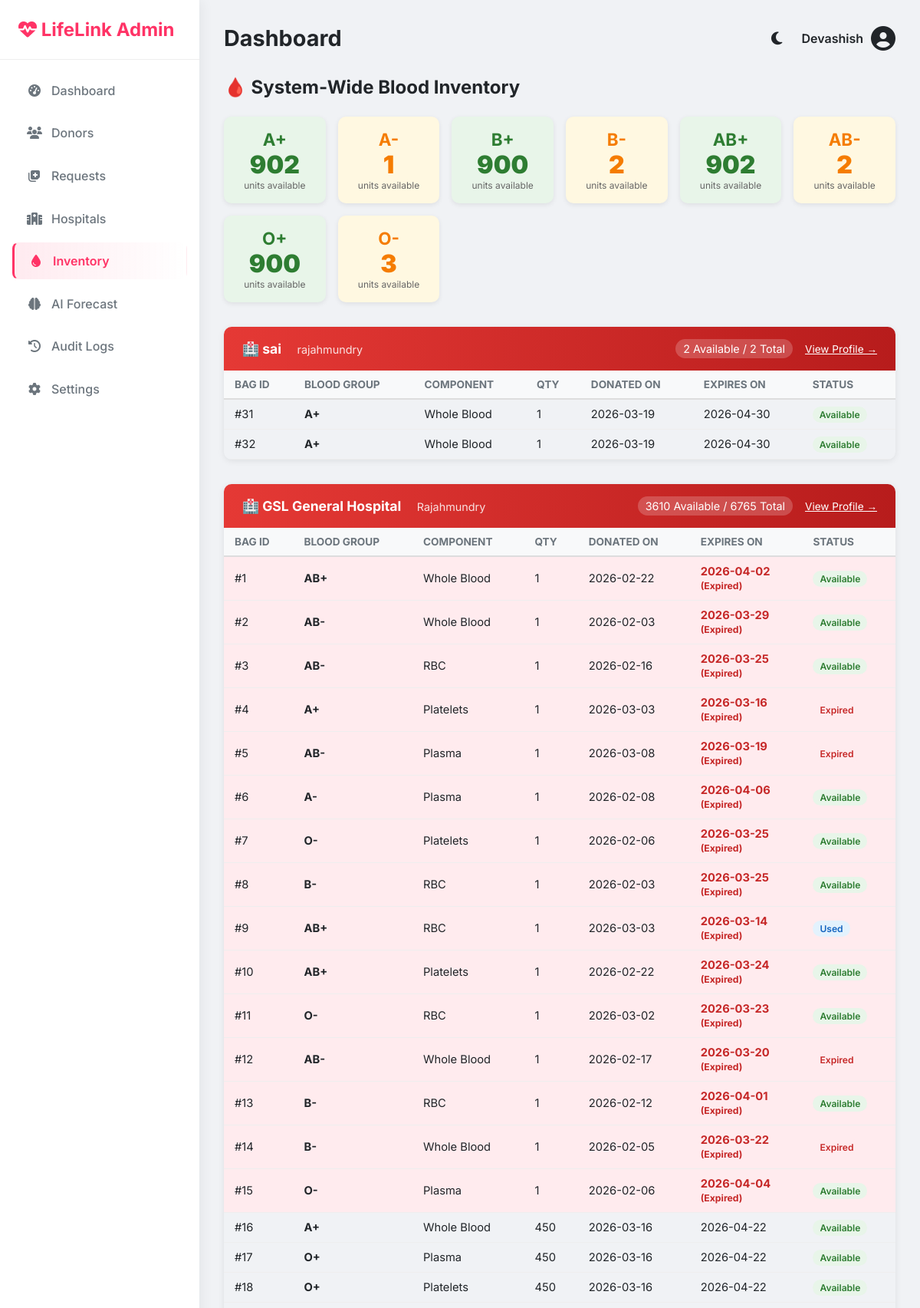
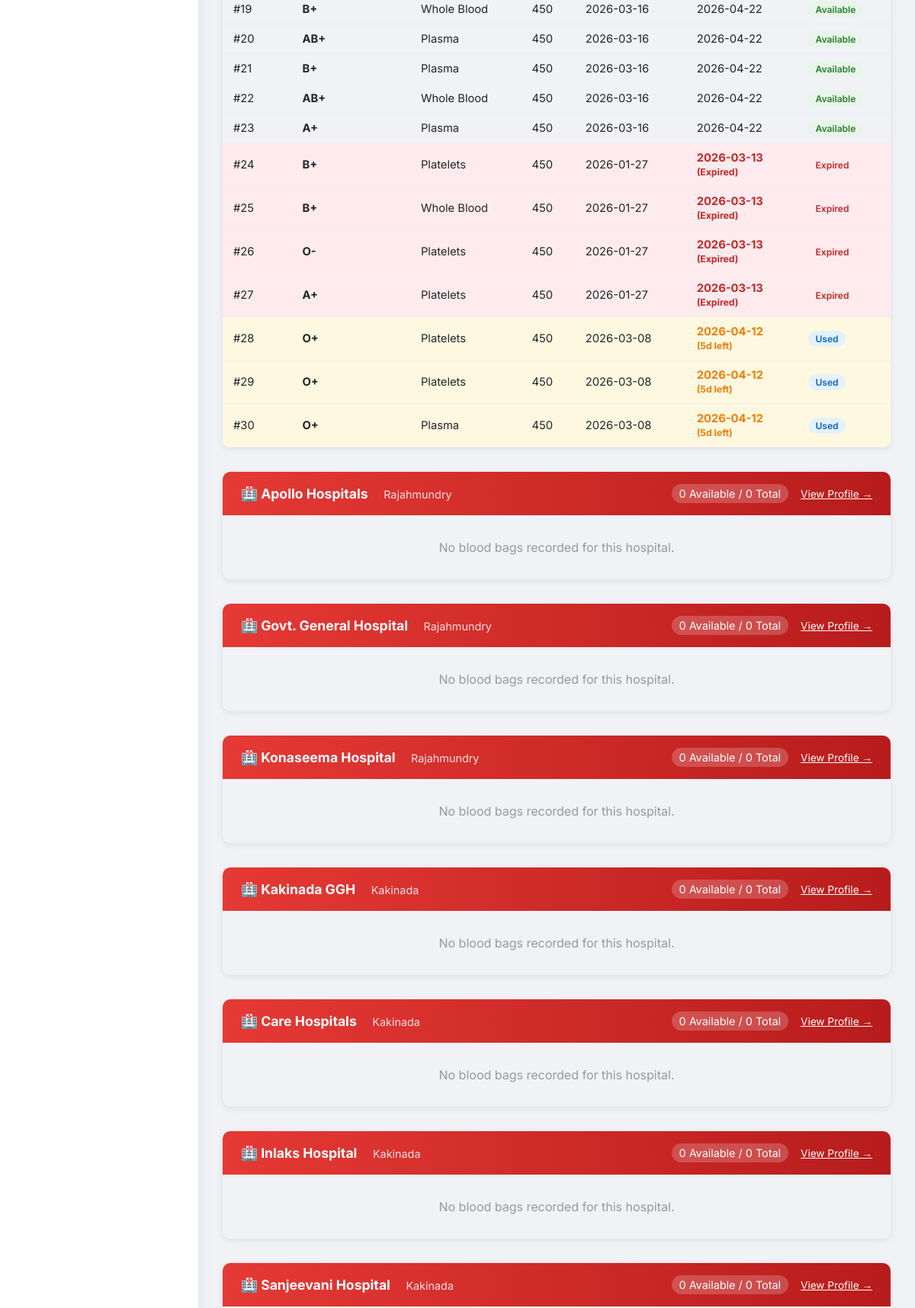
Screenshot of /admin/inventory (signed in, upper part) with the database file from the repository (2 pictures, top to bottom).
### models.py (models this page shows, shortened)
class Admin(UserMixin, db.Model):
    __tablename__ = 'admins'
    id = db.Column(db.Integer, primary_key=True)
    username = db.Column(db.String(50), unique=True, nullable=False)
    password_hash = db.Column(db.String(200), nullable=False)
    role = db.Column(db.String(20), default='SuperAdmin')

class Hospital(UserMixin, db.Model):
    __tablename__ = 'hospitals'
    id = db.Column(db.Integer, primary_key=True)
    name = db.Column(db.String(100), nullable=False)
    email = db.Column(db.String(100), unique=True, nullable=True)
    password_hash = db.Column(db.String(200), nullable=True)
    city = db.Column(db.String(50), nullable=False)
    address = db.Column(db.String(255), nullable=False)
    mobile_number = db.Column(db.String(20), unique=True, nullable=False)
    latitude = db.Column(db.Float, nullable=True)
    longitude = db.Column(db.Float, nullable=True)
    blood_stock = db.Column(db.JSON, default={})
    is_approved = db.Column(db.Boolean, default=True)

class BloodBag(db.Model):
    __tablename__ = 'blood_bags'
    id = db.Column(db.Integer, primary_key=True)
    hospital_id = db.Column(db.Integer, db.ForeignKey('hospitals.id'), nullable=False)
    blood_group = db.Column(db.String(5), nullable=False)
    component_type = db.Column(db.String(50), nullable=False)
    quantity = db.Column(db.Integer, default=1)
    donation_date = db.Column(db.Date, nullable=False)
    expiry_date = db.Column(db.Date, nullable=False)
    status = db.Column(db.String(20), default='Available')

### app.py (the view)
@app.route('/admin/inventory')
@login_required
def admin_inventory():
    if not isinstance(current_user, Admin): return "Unauthorized", 403
    hospitals = Hospital.query.filter_by(is_approved=True).all()
    hospital_inventory = []
    stock_summary = {}
    today = date.today()
    for h in hospitals:
        bags = BloodBag.query.filter_by(hospital_id=h.id).all()
        for bag in bags:
            exp_d = bag.expiry_date.date() if isinstance(bag.expiry_date, datetime) else bag.expiry_date
            bag.days_to_expiry = (exp_d - today).days if exp_d else None
        available = [b for b in bags if b.status == 'Available']
        for b in available:
            stock_summary[b.blood_group] = stock_summary.get(b.blood_group, 0) + b.quantity
        hospital_inventory.append({
            'hospital': h,
            'bags': bags,
            'available_count': sum(b.quantity for b in available),
            'total_count': sum(b.quantity for b in bags)
        })
    return render_template('admin/inventory.html',
                           hospital_inventory=hospital_inventory,
                           stock_summary=stock_summary)

### app.py (called while the page is built, shortened)
@app.after_request
def add_header(response):
    response.headers['Cache-Control'] = 'no-store, no-cache, must-revalidate, post-check=0, pre-check=0, max-age=0'
    response.headers['Pragma'] = 'no-cache'
    response.headers['Expires'] = '-1'
    return response

@login_manager.user_loader
def load_user(user_id):
    if user_id.startswith('admin_'):
        try:
            uid = int(user_id.split('_')[1])
            return db.session.get(Admin, uid)
        except (IndexError, ValueError):
            return None

@app.context_processor
def inject_translations():
    lang = session.get('lang', 'en')
    def _t(key, **kwargs):
        text = TRANSLATIONS.get(lang, TRANSLATIONS['en']).get(key, key)
        for k, v in kwargs.items():
            text = text.replace(f"{{{k}}}", str(v))
        return text
    return dict(_=_t, current_lang=lang, datetime=datetime)

@app.before_request
def run_background_tasks():
    if not request.path.startswith('/static'):
        try:
            update_request_statuses()
            send_eligibility_reminders()
        except:
            pass # Keep app stable if DB is not ready

def update_request_statuses():
    try:
        now = datetime.utcnow()
        expiry_threshold = now - timedelta(hours=24)
        expired_reqs = BloodRequest.query.filter(
            BloodRequest.status == 'Pending',
            BloodRequest.created_at <= expiry_threshold
        ).all()
        for req in expired_reqs:
            req.status = 'Expired'
        expired_broadcasts = HospitalBroadcast.query.filter(
            HospitalBroadcast.status == 'Active',
            HospitalBroadcast.created_at <= expiry_threshold
        ).all()
        for b in expired_broadcasts:
            b.status = 'Expired'
        db.session.commit()
    except Exception as e:
        print(f"Error updating request statuses: {e}")
        db.session.rollback()

def send_eligibility_reminders():
    try:
        now = date.today()
        donors = User.query.filter_by(is_available=False).all()
        for donor in donors:
            if donor.last_donation_date:
                gap = (now - donor.last_donation_date).days
        db.session.commit()
    except:
        db.session.rollback()

### templates/admin/inventory.html
{% extends 'admin/base.html' %}
{% block content %}
<h2 style="margin-bottom: 1.5rem;">🩸 System-Wide Blood Inventory</h2>
<div style="display: grid; grid-template-columns: repeat(auto-fill, minmax(130px, 1fr)); gap: 1rem; margin-bottom: 2rem;">
    {% for bg in ['A+', 'A-', 'B+', 'B-', 'AB+', 'AB-', 'O+', 'O-'] %}
    {% set qty = stock_summary.get(bg, 0) %}
    <div style="background: {% if qty == 0 %}#ffebee{% elif qty < 5 %}#fff8e1{% else %}#e8f5e9{% endif %}; padding: 1rem; border-radius: 10px; text-align: center; box-shadow: 0 2px 6px rgba(0,0,0,0.08);">
        <div style="font-size: 1.4rem; font-weight: bold; color: {% if qty == 0 %}#c62828{% elif qty < 5 %}#f57c00{% else %}#2e7d32{% endif %};">{{ bg }}</div>
        <div style="font-size: 2rem; font-weight: 900; color: {% if qty == 0 %}#c62828{% elif qty < 5 %}#f57c00{% else %}#2e7d32{% endif %};">{{ qty }}</div>
        <div style="font-size: 0.75rem; color: #666;">units available</div>
    </div>
    {% endfor %}
</div>
{% for item in hospital_inventory %}
{% set h = item.hospital %}
{% set bags = item.bags %}
<div style="background: var(--surface); border-radius: 10px; box-shadow: 0 2px 8px rgba(0,0,0,0.08); margin-bottom: 2rem; overflow: hidden;">
    <div style="padding: 1rem 1.5rem; background: linear-gradient(90deg, #e53935, #b71c1c); color: white; display: flex; justify-content: space-between; align-items: center;">
        <div>
            <strong style="font-size: 1.1rem;">🏥 {{ h.name }}</strong>
            <span style="margin-left: 1rem; font-size: 0.9rem; opacity: 0.85;">{{ h.city }}</span>
        </div>
        <div style="display: flex; gap: 1rem; align-items: center; font-size: 0.9rem;">
            <span style="background: rgba(255,255,255,0.2); padding: 4px 10px; border-radius: 20px;">
                {{ item.available_count }} Available / {{ item.total_count }} Total
            </span>
            <a href="{{ url_for('admin_hospital_profile', hospital_id=h.id) }}" style="color: white; font-size: 0.85rem; text-decoration: underline;">View Profile →</a>
        </div>
    </div>
    {% if bags %}
    <div style="overflow-x: auto;">
        <table style="width: 100%; border-collapse: collapse; font-size: 0.92rem;">
            <thead style="background: #f8f9fa;">
                <tr>
                    <th style="padding: 10px 14px; text-align: left; border-bottom: 2px solid #ddd;">Bag ID</th>
                    <th style="padding: 10px 14px; text-align: left; border-bottom: 2px solid #ddd;">Blood Group</th>
                    <th style="padding: 10px 14px; text-align: left; border-bottom: 2px solid #ddd;">Component</th>
                    <th style="padding: 10px 14px; text-align: left; border-bottom: 2px solid #ddd;">Qty</th>
                    <th style="padding: 10px 14px; text-align: left; border-bottom: 2px solid #ddd;">Donated On</th>
                    <th style="padding: 10px 14px; text-align: left; border-bottom: 2px solid #ddd;">Expires On</th>
                    <th style="padding: 10px 14px; text-align: left; border-bottom: 2px solid #ddd;">Status</th>
                </tr>
            </thead>
            <tbody>
                {% for bag in bags %}
                <tr style="border-bottom: 1px solid #eee; background: {% if bag.days_to_expiry is not none and bag.days_to_expiry < 0 %}#ffebee{% elif bag.days_to_expiry is not none and bag.days_to_expiry <= 7 %}#fff8e1{% else %}transparent{% endif %};">
                    <td style="padding: 10px 14px;">#{{ bag.id }}</td>
                    <td style="padding: 10px 14px;"><strong>{{ bag.blood_group }}</strong></td>
                    <td style="padding: 10px 14px;">{{ bag.component_type }}</td>
                    <td style="padding: 10px 14px;">{{ bag.quantity }}</td>
                    <td style="padding: 10px 14px;">{{ bag.donation_date }}</td>
                    <td style="padding: 10px 14px; {% if bag.days_to_expiry is not none and bag.days_to_expiry < 0 %}color: #c62828; font-weight: bold;{% elif bag.days_to_expiry is not none and bag.days_to_expiry <= 7 %}color: #f57c00; font-weight: bold;{% endif %}">
                        {{ bag.expiry_date }}
                        {% if bag.days_to_expiry is not none %}
                            {% if bag.days_to_expiry < 0 %}<br><small>(Expired)</small>
                            {% elif bag.days_to_expiry <= 7 %}<br><small>({{ bag.days_to_expiry }}d left)</small>
                            {% endif %}
                        {% endif %}
                    </td>
                    <td style="padding: 10px 14px;">
                        <span style="padding: 3px 9px; border-radius: 12px; font-size: 0.82em; font-weight: 600;
                            background: {% if bag.status == 'Available' %}#e8f5e9; color: #2e7d32;{% elif bag.status == 'Used' %}#e3f2fd; color: #1565c0;{% else %}#ffebee; color: #c62828;{% endif %}">
                            {{ bag.status }}
                        </span>
                    </td>
                </tr>
                {% endfor %}
            </tbody>
        </table>
    </div>
    {% else %}
    <p style="text-align: center; padding: 2rem; color: #999;">No blood bags recorded for this hospital.</p>
    {% endif %}
</div>
{% else %}
<div style="text-align: center; padding: 3rem; color: #999;">
    <i class="fas fa-box-open" style="font-size: 3rem; margin-bottom: 1rem; display: block;"></i>
    No approved hospitals found.
</div>
{% endfor %}
{% endblock %}

### templates/admin/base.html (shortened to what this page needs)
<!DOCTYPE html>
<html lang="en">
<head>
    <link rel="stylesheet" href="https://cdnjs.cloudflare.com/ajax/libs/font-awesome/6.4.0/css/all.min.css">
    <link rel="stylesheet"
        href="{{ url_for('static', filename='css/admin_style.css') }}?v={{ range(1, 10000) | random }}">
</head>
<body class="admin-body">
    <nav class="sidebar">
        <div class="sidebar-brand">
            <i class="fas fa-heartbeat"></i> LifeLink Admin
        </div>
        <ul class="sidebar-menu">
            <li><a href="{{ url_for('admin_dashboard') }}" class="{{ 'active' if request.endpoint == 'admin_dashboard' else '' }}"><i class="fas fa-tachometer-alt"></i>
                    Dashboard</a></li>
            <li><a href="{{ url_for('admin_donors') }}" class="{{ 'active' if request.endpoint == 'admin_donors' else '' }}"><i class="fas fa-users"></i> Donors</a></li>
            <li><a href="{{ url_for('admin_requests') }}" class="{{ 'active' if request.endpoint == 'admin_requests' else '' }}"><i class="fas fa-notes-medical"></i> Requests</a></li>
            <li><a href="{{ url_for('manage_hospitals') }}" class="{{ 'active' if request.endpoint == 'manage_hospitals' or request.endpoint == 'reset_hospital_password' else '' }}"><i class="fas fa-hospital"></i> Hospitals</a></li>
            <li><a href="{{ url_for('admin_inventory') }}" class="{{ 'active' if request.endpoint == 'admin_inventory' else '' }}"><i class="fas fa-tint"></i> Inventory</a></li>
            <li><a href="{{ url_for('admin_forecast') }}" class="{{ 'active' if request.endpoint == 'admin_forecast' else '' }}"><i class="fas fa-brain"></i> AI Forecast</a></li>
            <li><a href="{{ url_for('admin_audit_logs') }}" class="{{ 'active' if request.endpoint == 'admin_audit_logs' else '' }}"><i class="fas fa-history"></i> Audit Logs</a></li>
            <li><a href="{{ url_for('admin_settings') }}" class="{{ 'active' if request.endpoint == 'admin_settings' else '' }}"><i class="fas fa-cog"></i> Settings</a></li>
        </ul>
    </nav>
    <main class="main-content">
        <header class="top-bar">
            <h2>{% block title %}Dashboard{% endblock %}</h2>
            <div class="user-info">
                <button class="theme-toggle" id="themeToggle" onclick="toggleTheme()" title="Toggle Dark/Light Mode"
                    style="margin-right: 15px;">
                    <i class="fas fa-moon" id="themeIcon"></i>
                </button>
                <span>{{ current_user.username }}</span>
                <i class="fas fa-user-circle fa-2x"></i>
            </div>
        </header>
        <div class="content-wrapper">
            {% block content %}{% endblock %}
        </div>
    </main>
</body>
</html>

### static/css/admin_style.css (style rules this page uses)
:root { --primary: #ff3366; --secondary: #2b2d42; --success: #2ecc71; --danger: #e74c3c; --dark: #212529; --light: #f8f9fa; --gray: #6c757d; --sidebar-width: 260px; --bg-color: #f0f2f5; --card-bg: #ffffff; --border-color: #eee; }
* { margin: 0; padding: 0; box-sizing: border-box; font-family: 'Inter', sans-serif; }
body.admin-body { display: flex; min-height: 100vh; background: var(--bg-color); color: var(--dark); }
.sidebar { width: var(--sidebar-width); background: var(--card-bg); color: var(--dark); position: fixed; height: 100%; box-shadow: 4px 0 15px rgba(0,0,0,0.05); display: flex; flex-direction: column; z-index: 100; }
.sidebar-brand { padding: 1.5rem; font-size: 1.5rem; font-weight: 700; color: var(--primary); border-bottom: 1px solid var(--border-color); }
.sidebar-menu { list-style: none; padding: 1rem; flex: 1; overflow-y: auto; }
.sidebar-menu li { margin-bottom: 0.5rem; }
.sidebar-menu a { display: flex; align-items: center; gap: 10px; padding: 0.8rem 1rem; color: var(--gray); text-decoration: none; border-radius: 8px; transition: all 0.3s cubic-bezier(0.4, 0, 0.2, 1); font-weight: 500; border: 1px solid transparent; }
.sidebar-menu a i { width: 24px; text-align: center; transition: color 0.3s; }
.sidebar-menu a.active { background: linear-gradient(90deg, rgba(255, 51, 102, 0.1), transparent); color: var(--primary); border-left: 3px solid var(--primary); font-weight: 600; }
.sidebar-menu a.active i, .sidebar-menu a:hover i { color: var(--primary); }
.main-content { margin-left: var(--sidebar-width); flex: 1; padding: 2rem; }
.top-bar { display: flex; justify-content: space-between; align-items: center; margin-bottom: 2rem; }
.top-bar h2 { font-size: 1.8rem; color: var(--dark); }
.user-info { display: flex; align-items: center; gap: 10px; font-weight: 600; }
table { width: 100%; border-collapse: collapse; }
th, td { padding: 1rem; text-align: left; border-bottom: 1px solid var(--border-color); }
th { color: var(--gray); font-size: 0.85rem; text-transform: uppercase; }
td { color: var(--dark); }

### templates/admin/base.html (style rules this page uses)
.theme-toggle { background: none; border: none; font-size: 1.2rem; cursor: pointer; color: var(--dark); }

### rows the page displays
Admin: username "Devashish"
Hospital: name "sai", city "rajahmundry"
BloodBag: id "31", blood_group "A+", component_type "Whole Blood", quantity "1", donation_date "2026-03-19", expiry_date "2026-04-30", status "Available"
BloodBag: id "32", blood_group "A+", component_type "Whole Blood", quantity "1", donation_date "2026-03-19", expiry_date "2026-04-30", status "Available"
Hospital: name "GSL General Hospital", city "Rajahmundry"
BloodBag: id "1", blood_group "AB+", component_type "Whole Blood", quantity "1", donation_date "2026-02-22", expiry_date "2026-04-02", shows "(Expired)", status "Available"
BloodBag: id "2", blood_group "AB-", component_type "Whole Blood", quantity "1", donation_date "2026-02-03", expiry_date "2026-03-29", shows "(Expired)", status "Available"
BloodBag: id "3", blood_group "AB-", component_type "RBC", quantity "1", donation_date "2026-02-16", expiry_date "2026-03-25", shows "(Expired)", status "Available"
BloodBag: id "4", blood_group "A+", component_type "Platelets", quantity "1", donation_date "2026-03-03", expiry_date "2026-03-16", shows "(Expired)", status "Expired"
BloodBag: id "5", blood_group "AB-", component_type "Plasma", quantity "1", donation_date "2026-03-08", expiry_date "2026-03-19", shows "(Expired)", status "Expired"
BloodBag: id "6", blood_group "A-", component_type "Plasma", quantity "1", donation_date "2026-02-08", expiry_date "2026-04-06", shows "(Expired)", status "Available"
BloodBag: id "7", blood_group "O-", component_type "Platelets", quantity "1", donation_date "2026-02-06", expiry_date "2026-03-25", shows "(Expired)", status "Available"
BloodBag: id "8", blood_group "B-", component_type "RBC", quantity "1", donation_date "2026-02-03", expiry_date "2026-03-25", shows "(Expired)", status "Available"
BloodBag: id "9", blood_group "AB+", component_type "RBC", quantity "1", donation_date "2026-03-03", expiry_date "2026-03-14", shows "(Expired)", status "Used"
BloodBag: id "10", blood_group "AB+", component_type "Platelets", quantity "1", donation_date "2026-02-22", expiry_date "2026-03-24", shows "(Expired)", status "Available"
BloodBag: id "11", blood_group "O-", component_type "RBC", quantity "1", donation_date "2026-03-02", expiry_date "2026-03-23", shows "(Expired)", status "Available"
BloodBag: id "12", blood_group "AB-", component_type "Whole Blood", quantity "1", donation_date "2026-02-17", expiry_date "2026-03-20", shows "(Expired)", status "Expired"
BloodBag: id "13", blood_group "B-", component_type "RBC", quantity "1", donation_date "2026-02-12", expiry_date "2026-04-01", shows "(Expired)", status "Available"
BloodBag: id "14", blood_group "B-", component_type "Whole Blood", quantity "1", donation_date "2026-02-05", expiry_date "2026-03-22", shows "(Expired)", status "Expired"
BloodBag: id "15", blood_group "O-", component_type "Plasma", quantity "1", donation_date "2026-02-06", expiry_date "2026-04-04", shows "(Expired)", status "Available"
BloodBag: id "16", blood_group "A+", component_type "Whole Blood", quantity "450", donation_date "2026-03-16", expiry_date "2026-04-22", status "Available"
BloodBag: id "17", blood_group "O+", component_type "Plasma", quantity "450", donation_date "2026-03-16", expiry_date "2026-04-22", status "Available"
BloodBag: id "18", blood_group "O+", component_type "Platelets", quantity "450", donation_date "2026-03-16", expiry_date "2026-04-22", status "Available"
BloodBag: id "19", blood_group "B+", component_type "Whole Blood", quantity "450", donation_date "2026-03-16", expiry_date "2026-04-22", status "Available"
BloodBag: id "20", blood_group "AB+", component_type "Plasma", quantity "450", donation_date "2026-03-16", expiry_date "2026-04-22", status "Available"
BloodBag: id "21", blood_group "B+", component_type "Plasma", quantity "450", donation_date "2026-03-16", expiry_date "2026-04-22", status "Available"
BloodBag: id "22", blood_group "AB+", component_type "Whole Blood", quantity "450", donation_date "2026-03-16", expiry_date "2026-04-22", status "Available"
BloodBag: id "23", blood_group "A+", component_type "Plasma", quantity "450", donation_date "2026-03-16", expiry_date "2026-04-22", status "Available"
BloodBag: id "24", blood_group "B+", component_type "Platelets", quantity "450", donation_date "2026-01-27", expiry_date "2026-03-13", shows "(Expired)", status "Expired"
BloodBag: id "25", blood_group "B+", component_type "Whole Blood", quantity "450", donation_date "2026-01-27", expiry_date "2026-03-13", shows "(Expired)", status "Expired"
BloodBag: id "26", blood_group "O-", component_type "Platelets", quantity "450", donation_date "2026-01-27", expiry_date "2026-03-13", shows "(Expired)", status "Expired"
BloodBag: id "27", blood_group "A+", component_type "Platelets", quantity "450", donation_date "2026-01-27", expiry_date "2026-03-13", shows "(Expired)", status "Expired"
BloodBag: id "28", blood_group "O+", component_type "Platelets", quantity "450", donation_date "2026-03-08", expiry_date "2026-04-12", days_to_expiry "5", status "Used"
BloodBag: id "29", blood_group "O+", component_type "Platelets", quantity "450", donation_date "2026-03-08", expiry_date "2026-04-12", days_to_expiry "5", status "Used"
BloodBag: id "30", blood_group "O+", component_type "Plasma", quantity "450", donation_date "2026-03-08", expiry_date "2026-04-12", days_to_expiry "5", status "Used"
Hospital: name "Apollo Hospitals", city "Rajahmundry"
Hospital: name "Govt. General Hospital", city "Rajahmundry"
Hospital: name "Konaseema Hospital", city "Rajahmundry"
Hospital: name "Kakinada GGH", city "Kakinada"
Hospital: name "Care Hospitals", city "Kakinada"
Hospital: name "Inlaks Hospital", city "Kakinada"
Hospital: name "Sanjeevani Hospital", city "Kakinada"

### other values shown
{{ bg }} "A+" "A-" "B+" "B-" "AB+" "AB-" "O+" "O-"
{{ qty }} "902" "1" "900" "2" "902" "2" "900" "3"
{{ item.available_count }} "2" "3610" "0" "0" "0" "0" "0" "0" "0"
{{ item.total_count }} "2" "6765" "0" "0" "0" "0" "0" "0" "0"
